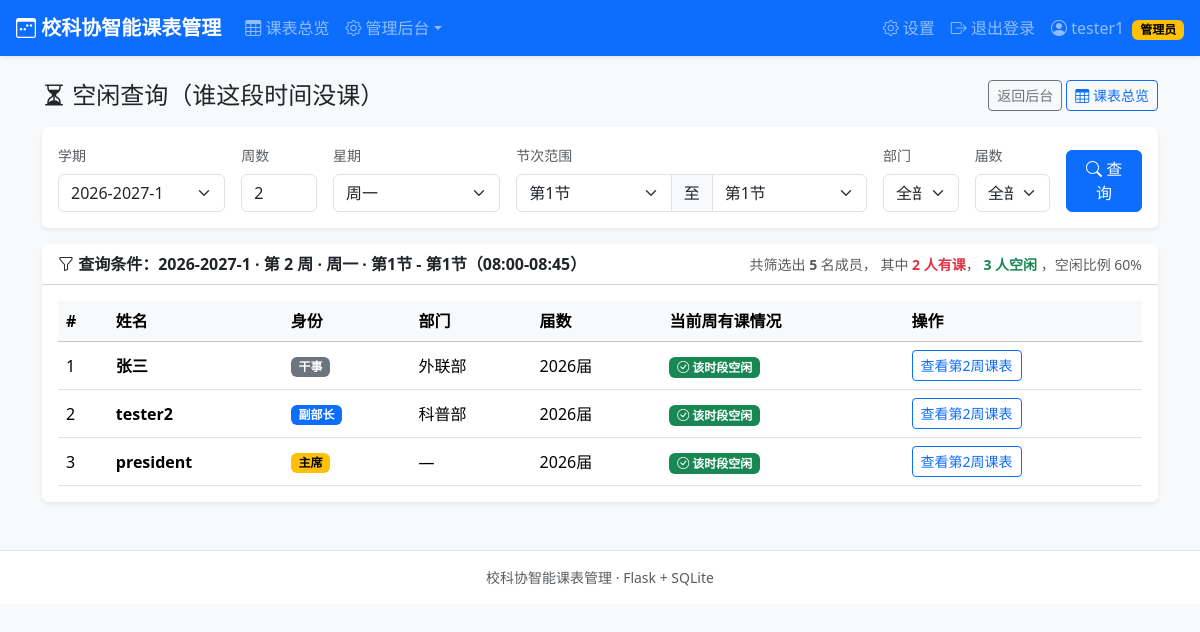
The page /admin/free (signed in) on the database its author committed.
### tables this page shows
CREATE TABLE users (
        id            INTEGER PRIMARY KEY AUTOINCREMENT,
        student_id    TEXT NOT NULL UNIQUE,
        password_hash TEXT NOT NULL,
        name          TEXT NOT NULL,
        identity      TEXT NOT NULL,               -- 主席/部长/干事
        department    TEXT,                        -- 主席可以为空
        cohort        INTEGER NOT NULL,            -- 届数，如 2026
        role          TEXT NOT NULL DEFAULT 'member',  -- admin/member
        created_at    TEXT NOT NULL
    , major TEXT NOT NULL DEFAULT '', gender TEXT NOT NULL DEFAULT '男', phone TEXT NOT NULL DEFAULT '');

CREATE TABLE semesters (
        id          INTEGER PRIMARY KEY AUTOINCREMENT,
        name        TEXT NOT NULL UNIQUE,          -- 如 2026-2027-1
        start_date  TEXT NOT NULL,                 -- YYYY-MM-DD(周一)
        total_weeks INTEGER NOT NULL,
        is_active   INTEGER NOT NULL DEFAULT 0,
        created_at  TEXT NOT NULL
    );

### app.py (the view, shortened to what this page needs)
@app.route("/admin/free", methods=["GET"])
@admin_required
def admin_free():
    semester = resolve_semester(request.args.get("semester_id", type=int))
    week = request.args.get("week", type=int) or current_week(semester)
    day = request.args.get("day", type=int) or 1
    dep_filter = request.args.get("department", "all")
    cohort_filter = request.args.get("cohort", type=int) or 0
    result = None
    query_meta = None
    if semester:
        if week < 1:
            week = 1
        week = min(week, semester["total_weeks"])
        where = "1=1"
        args = []
        if dep_filter != "all":
            if dep_filter == "无部门":
                where += " AND department IS NULL"
            else:
                where += " AND department=?"
                args.append(dep_filter)
        if cohort_filter:
            where += " AND cohort=?"
            args.append(cohort_filter)
        users = query(f"SELECT * FROM users WHERE {where} ORDER BY department IS NULL, department, cohort DESC, name", args)
        busy = set()
        if day <= 5:
            s_period = request.args.get("start_period", type=int) or 1
            e_period = request.args.get("end_period", type=int) or s_period
            s_period = max(1, min(12, s_period))
            e_period = max(s_period, min(12, e_period))
            for u in users:
                rows = query("SELECT * FROM courses WHERE user_id=? AND semester_id=? AND day=? AND start_period IS NOT NULL",
                             (u["id"], semester["id"], day))
                for c in rows:
                    if (course_in_week(c, week)
                            and c["start_period"] <= e_period and c["end_period"] >= s_period):
                        busy.add(u["id"])
                        break
            query_meta = f"{WEEK_NAMES[day]} · 第{s_period}节 - 第{e_period}节" + (
                f"（{PERIOD_TIMES[s_period][0]}-{PERIOD_TIMES[e_period][1]}）" if s_period == e_period else "")
            time_args = dict(start_period=s_period, end_period=e_period)
        free_users = [u for u in users if u["id"] not in busy]
        result = dict(free=free_users, busy=busy, total=len(users))
    else:
        time_args = {}
    semesters = query("SELECT * FROM semesters ORDER BY id DESC")
    all_cohorts = [r["cohort"] for r in query("SELECT DISTINCT cohort FROM users ORDER BY cohort DESC")]
    return render_template(
        "admin/free.html",
        semesters=semesters, semester=semester, week=week,
        day=day, dep_filter=dep_filter, cohort_filter=cohort_filter,
        result=result, query_meta=query_meta,
        departments=DEPARTMENTS + ["无部门"],
        all_cohorts=all_cohorts,
        WEEK_NAMES=WEEK_NAMES, WEEKEND_SLOTS=WEEKEND_SLOTS,
        PERIOD_TIMES=PERIOD_TIMES,
        time_args=time_args,
    )

### app.py (called while the page is built)
def get_db():
    if "db" not in g:
        conn = sqlite3.connect(DB_PATH)
        conn.row_factory = sqlite3.Row
        conn.execute("PRAGMA foreign_keys = ON")
        g.db = conn
    return g.db

def query(sql, args=()):
    return get_db().execute(sql, args).fetchall()

def query_one(sql, args=()):
    return get_db().execute(sql, args).fetchone()

def login_required(view):
    @wraps(view)
    def wrapped(*args, **kwargs):
        if session.get("user_id") is None:
            flash("请先登录", "warning")
            return redirect(url_for("login", next=request.full_path if request.query_string else url_for("index")))
        return view(*args, **kwargs)
    return wrapped

def admin_required(view):
    @wraps(view)
    @login_required
    def wrapped(*args, **kwargs):
        user = get_current_user()
        if user is None or user["role"] != "admin":
            flash("需要管理员权限", "danger")
            return redirect(url_for("index"))
        return view(*args, **kwargs)
    return wrapped

def get_current_user():
    uid = session.get("user_id")
    if uid is None:
        return None
    return query_one("SELECT * FROM users WHERE id = ?", (uid,))

def parse_date(s):
    try:
        return datetime.strptime(s, "%Y-%m-%d").date()
    except (ValueError, TypeError):
        return None

def current_week(semester, on=None):
    if not semester:
        return 1
    total = semester["total_weeks"]
    start = parse_date(semester["start_date"])
    if start is None:
        return 1
    today = on or date.today()
    if today < start:
        return 1
    week = (today - start).days // 7 + 1
    return max(1, min(total, week))

def active_semester():
    s = query_one("SELECT * FROM semesters WHERE is_active = 1 ORDER BY id DESC LIMIT 1")
    if s is None:
        s = query_one("SELECT * FROM semesters ORDER BY id LIMIT 1")
    return s

def resolve_semester(sid):
    if sid:
        return query_one("SELECT * FROM semesters WHERE id = ?", (sid,))
    return active_semester()

def course_in_week(c, week):
    if not (c["start_week"] <= week <= c["end_week"]):
        return False
    if c["week_type"] == "odd":
        return week % 2 == 1
    if c["week_type"] == "even":
        return week % 2 == 0
    return True

### templates/admin/free.html (shortened to what this page needs)
{% extends "base.html" %}
{% block content %}
<div class="d-flex justify-content-between align-items-center mb-3">
  <h4 class="mb-0"><i class="bi bi-hourglass-split"></i> 空闲查询（谁这段时间没课）</h4>
  <div>
    <a class="btn btn-sm btn-outline-secondary" href="{{ url_for('admin_index') }}">返回后台</a>
    <a class="btn btn-sm btn-outline-primary" href="{{ url_for('schedule') }}"><i class="bi bi-table"></i> 课表总览</a>
  </div>
</div>
<div class="card shadow-sm mb-3">
  <div class="card-body">
    <form method="get" action="{{ url_for('admin_free') }}" id="freeForm" class="row g-3 align-items-end">
      <div class="col-lg-2 col-md-4">
        <label class="form-label small text-muted">学期</label>
        <select class="form-select" name="semester_id" id="freeSemester">
          {% for s in semesters %}
          <option value="{{ s.id }}" {% if semester and s.id == semester.id %}selected{% endif %}>{{ s.name }}</option>
          {% endfor %}
        </select>
      </div>
      <div class="col-lg-1 col-md-2">
        <label class="form-label small text-muted">周数</label>
        <input class="form-control" type="number" name="week" value="{{ week }}" min="1" max="{{ semester.total_weeks if semester else 30 }}">
      </div>
      <div class="col-lg-2 col-md-3">
        <label class="form-label small text-muted">星期</label>
        <select class="form-select" name="day" id="freeDay">
          {% for d in range(1, 8) %}
          <option value="{{ d }}" {% if day == d %}selected{% endif %}>{{ WEEK_NAMES[d] }}</option>
          {% endfor %}
        </select>
      </div>
      <div class="col-lg-4 col-md-6" id="freePeriodBox" {% if day >= 6 %}style="display:none"{% endif %}>
        <label class="form-label small text-muted">节次范围</label>
        <div class="input-group">
          <select class="form-select" name="start_period" id="freeStart">
            {% for p in range(1, 13) %}<option value="{{ p }}" {% if time_args.get('start_period') == p %}selected{% endif %}>
              第{{ p }}节</option>{% endfor %}
          </select>
          <span class="input-group-text">至</span>
          <select class="form-select" name="end_period" id="freeEnd">
            {% for p in range(1, 13) %}<option value="{{ p }}" {% if time_args.get('end_period') == p %}selected{% endif %}>
              第{{ p }}节</option>{% endfor %}
          </select>
        </div>
      </div>
      <div class="col-lg-1 col-md-3">
        <label class="form-label small text-muted">部门</label>
        <select class="form-select" name="department">
          <option value="all" {% if dep_filter == 'all' %}selected{% endif %}>全部</option>
        </select>
      </div>
      <div class="col-lg-1 col-md-3">
        <label class="form-label small text-muted">届数</label>
        <select class="form-select" name="cohort">
          <option value="0" {% if not cohort_filter %}selected{% endif %}>全部</option>
        </select>
      </div>
      <div class="col-lg-1 col-md-2">
        <button class="btn btn-primary w-100" type="submit"><i class="bi bi-search"></i> 查询</button>
      </div>
    </form>
  </div>
</div>
{% if not semester %}
<div class="alert alert-warning"><i class="bi bi-exclamation-triangle"></i> 请先在“学期管理”中创建并激活学期。</div>
{% elif result is none %}
<div class="card shadow-sm"><div class="card-body text-center text-muted py-5">
  <i class="bi bi-search" style="font-size:2.5rem"></i>
</div></div>
{% else %}
<div class="card shadow-sm">
  <div class="card-header bg-white d-flex flex-wrap align-items-center gap-2">
    <strong><i class="bi bi-funnel"></i> 查询条件：{{ semester.name }} · 第 {{ week }} 周 · {{ query_meta }}</strong>
    <span class="ms-auto text-muted small">
      共筛选出 <strong>{{ result.total }}</strong> 名成员，
      其中<strong class="text-danger"> {{ result.busy|length }} 人有课</strong>，
      <strong class="text-success">{{ result.free|length }} 人空闲</strong>
      {% if result.total and result.busy|length %}
      ，空闲比例 {{ (result.free|length * 100 // result.total) }}%
      {% endif %}
    </span>
  </div>
  <div class="card-body">
    {% if result.free %}
    <div class="table-responsive">
      <table class="table table-hover align-middle mb-0">
        <thead class="table-light">
          <tr><th>#</th><th>姓名</th><th>身份</th><th>部门</th><th>届数</th><th>当前周有课情况</th><th>操作</th></tr>
        </thead>
        <tbody>
          {% for u in result.free %}
          <tr>
            <td>{{ loop.index }}</td>
            <td class="fw-bold">{{ u.name }}</td>
            <td>
              {% if u.identity == '主席' %}<span class="badge text-bg-warning">主席</span>
              {% elif u.identity == '部长' %}<span class="badge text-bg-info">部长</span>
              {% elif u.identity == '副部长' %}<span class="badge text-bg-primary">副部长</span>
              {% else %}<span class="badge text-bg-secondary">干事</span>{% endif %}
            </td>
            <td>{{ u.department or '—' }}</td>
            <td>{{ u.cohort }}届</td>
            <td><span class="badge text-bg-success"><i class="bi bi-check-circle"></i> 该时段空闲</span></td>
            <td>
              <a class="btn btn-sm btn-outline-primary" target="_blank"
                 href="{{ url_for('schedule', semester_id=semester.id, week=week, user=u.id) }}">
                查看第{{ week }}周课表
              </a>
            </td>
          </tr>
          {% endfor %}
        </tbody>
      </table>
    </div>
    {% else %}
    <div class="text-center text-muted py-4"><i class="bi bi-emoji-neutral"></i> 该条件下没有任何空闲成员。</div>
    {% endif %}
  </div>
</div>
{% endif %}
{% endblock %}

### templates/base.html (shortened to what this page needs)
<!DOCTYPE html>
<html lang="zh-CN">
<head>
  <link href="https://cdn.jsdelivr.net/npm/bootstrap@5.3.3/dist/css/bootstrap.min.css" rel="stylesheet">
  <link href="https://cdn.jsdelivr.net/npm/bootstrap-icons@1.11.3/font/bootstrap-icons.min.css" rel="stylesheet">
  <link href="{{ url_for('static', filename='style.css') }}" rel="stylesheet">
</head>
<body class="bg-light">
{% if session.get('user_id') %}
<nav class="navbar navbar-expand-lg navbar-dark bg-primary shadow-sm sticky-top">
  <div class="container-fluid px-3">
    <a class="navbar-brand fw-bold" href="{{ url_for('schedule') }}">
      <i class="bi bi-calendar3-week"></i> 校科协智能课表管理
    </a>
    <div class="collapse navbar-collapse" id="navMain">
      <ul class="navbar-nav me-auto">
        <li class="nav-item"><a class="nav-link" href="{{ url_for('schedule') }}"><i class="bi bi-table"></i> 课表总览</a></li>
        {% if session.get('role') == 'admin' %}
        <li class="nav-item dropdown">
          <a class="nav-link dropdown-toggle" href="#" role="button" data-bs-toggle="dropdown"><i class="bi bi-gear"></i> 管理后台</a>
        </li>
        {% endif %}
      </ul>
      <ul class="navbar-nav">
        <li class="nav-item"><a class="nav-link" href="{{ url_for('settings') }}"><i class="bi bi-gear"></i> 设置</a></li>
        <li class="nav-item">
          <a class="nav-link" href="{{ url_for('logout') }}"><i class="bi bi-box-arrow-right"></i> 退出登录</a>
        </li>
      </ul>
      <span class="navbar-text ms-2">
        <i class="bi bi-person-circle"></i> {{ session.get('name') }}
        {% if session.get('role') == 'admin' %}<span class="badge text-bg-warning ms-1">管理员</span>{% endif %}
      </span>
    </div>
  </div>
</nav>
{% endif %}
<main class="container py-4">
  {% block content %}{% endblock %}
</main>
<footer class="text-center text-muted small py-3 border-top bg-white mt-4">
  校科协智能课表管理 · Flask + SQLite
</footer>
</body>
</html>

### static/style.css (style rules this page uses)
body { background: #f4f6f9; }
.card { border: 0; }
.badge { vertical-align: middle; }

### rows shown on the page
users: get "tester1"
semesters: name "2026-2027-1"
users: name "张三", identity "干事", department "外联部", cohort "2026", week "2"
users: name "tester2", identity "副部长", department "科普部", cohort "2026", week "2"
users: name "president", identity "主席", department "—", cohort "2026", week "2"

### other values the page prints
{{ week }} "2"
{{ query_meta }} "周一 · 第1节 - 第1节（08:00-08:45）"
{{ result.total }} "5"
{{ result.busy|length }} "2"
{{ result.free|length }} "3"
{{ (result.free|length * 100 // result.total) }} "60"
form field semester_id "2026-2027-1"
form field day "周一"
